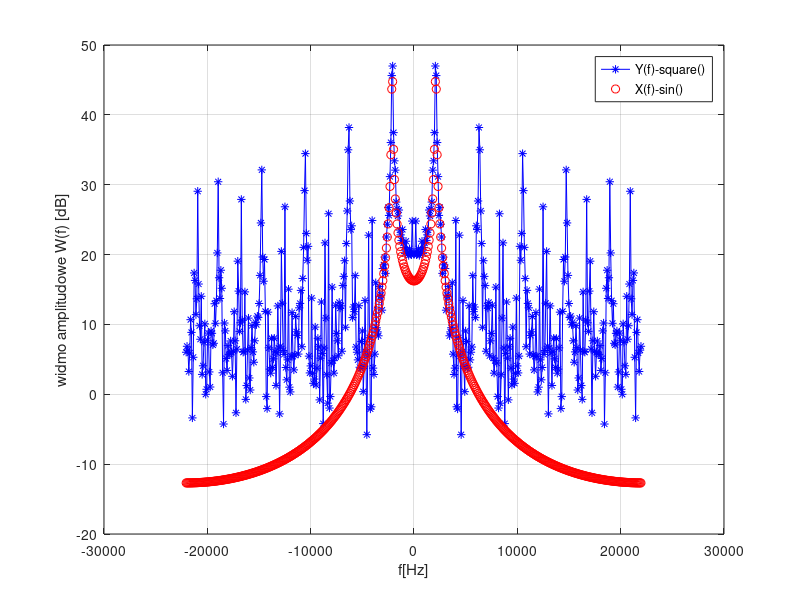

Source code (MATLAB):
clear all;
close all;
clc;

fs = 44100; #Sampling Frequency in Hz
f0 = 2108;

#Cz?stotliwo?? podstawowa - fala harmoniczna o najmniejszej cz?stotliwo?ci
f_podst = mod(f0,fs); 

if f_podst > fs/2
	f_podst = -(fs-f_podst);	
  f_podst = abs(f_podst);		
  # je?eli czest. wyliczona jest wi?ksza ni? Fs/2 to jest to cz?stotliwo?? ujemna
  # a poniewa? sygna? jest rzeczywisty (ma tylko rzeczywiste warto?ci)
	# to widmo amplitudowe jest parzyste (symetryczne wzgl?dem zera)
end

s=sprintf('Maxymalna cz?stotliwosc w sygnale sprobkowanym wynosi %.1f',fs/2);
disp(s);
s=sprintf('Czstotliwosc podstawowa wynosi %.1f',f_podst);
disp(s);

#Wyznaczanie widma sygna?u
N = 512;
n = (0:N-1)/fs;
x = sin(2*pi*f0*n);    #tu powinna byc jedna harmoniczna w 2107 Hz
y = square(2*pi*f0*n); #tu spodziewamy si? nieskonczenie wiele harmonicznych

X = fft(x);
Y = fft(y);

#rysowania widma
f = (-N/2:N/2-1)*fs/N;
plot(f,20*log10(abs(fftshift(Y))),'b*-',f,20*log10(abs(fftshift(X))),'ro');
legend('Y(f)-square()','X(f)-sin()'); 
grid on;
xlabel('f[Hz]');
ylabel('widmo amplitudowe W(f) [dB]');

f3_h=mod(3*f0,fs);
f5_h=mod(5*f0,fs);

if f3_h > fs/2
  f3_h = abs(-(fs-f3_h));
endif

if f5_h > fs/2
  f5_h = abs(-(fs-f5_h));
endif
s=sprintf('Trzecia harmoniczna wynosi %.1f',f3_h);
disp(s);
s=sprintf('Piata harmoniczna wynosi %.1f',f5_h);
disp(s);